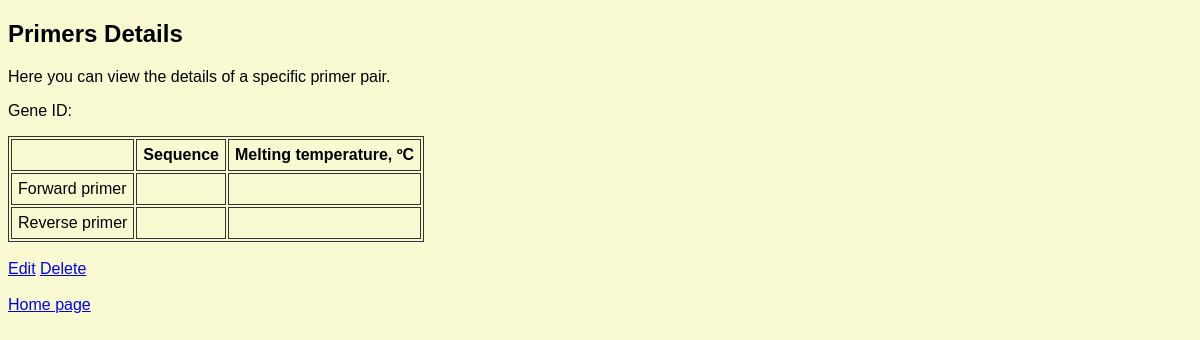
Page /pair/1 on the earlier database version.
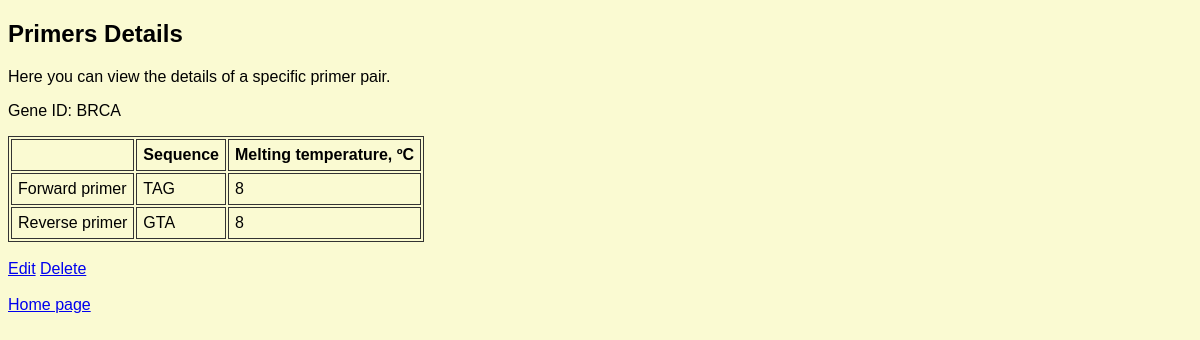
Same page on the later database version.
### tables this page shows
CREATE TABLE primers (
            primers_id INTEGER PRIMARY KEY AUTOINCREMENT,
            gene_id TEXT NOT NULL,
            forward_sequence TEXT NOT NULL,
            reverse_sequence TEXT NOT NULL,
            forward_tm FLOAT NOT NULL,
            reverse_tm FLOAT NOT NULL,
            FOREIGN KEY (gene_id) REFERENCES genes(gene_id)
        );

### app/app.py (the view)
@app.route('/pair/<primers_id>')
def pair(primers_id):
    primer_pair = Primers.get(primers_id, get_db())
    return render_template('pair.html', pair=primer_pair)

### app/app.py (called while the page is built)
def get_db():
    if 'db' not in g:
        g.db = sqlite3.connect(os.path.join(os.path.dirname(__file__),
                                            "../data/primers_db.db"))
    return g.db

### app/models/primers.py (called while the page is built)
    def __str__(self):
        return self._gene_id

    @staticmethod
    def get(gene_id: str, con: sqlite3.Connection):
        cursor = con.execute('SELECT * FROM genes where gene_id=?;', (gene_id,))
        genes_row = cursor.fetchone()
        if not genes_row:
            return None
        g = Gene(*genes_row[:2])
        g._saved = True
        return g

    @property
    def primers_id(self):
        return self._primers_id

    @property
    def gene(self):
        return self._gene

    @property
    def fwd_seq(self):
        return self._fwd_seq

    @property
    def rev_seq(self):
        return self._rev_seq

    @property
    def fwd_tm(self):
        return self._fwd_tm

    @property
    def rev_tm(self):
        return self._rev_tm

    @staticmethod
    def _calculate_tm(sequence) -> float:
        sequence = sequence.upper()
        a = sequence.count('A')
        t = sequence.count('T')
        g = sequence.count('G')
        c = sequence.count('C')
        return 2 * (a + t) + 4 * (g + c)

    @staticmethod
    def get(primers_id: int, con: sqlite3.Connection):
        cursor = con.execute('SELECT * FROM primers where primers_id=?;', (primers_id,))
        primers_row = cursor.fetchone()
        if not primers_row:
            return None
        gene = Gene.get(primers_row[1], con)
        p = Primers(primers_row[0], gene, primers_row[2], primers_row[3])
        p._saved = True
        return p

### app/templates/pair.html (shortened to what this page needs)
{% extends 'layout.html' %}
{% block info %}
<h2>Primers Details</h2>
<p>Here you can view the details of a specific primer pair.</p>
{% endblock %}
{% block content %}
<p>Gene ID: {{ pair.gene }}</p>
<table><thead>
    <tr>
      <th></th>
      <th>Sequence</th>
      <th>Melting temperature, &ordm;C</th>
    </tr></thead>
  <tbody>
    <tr>
      <td>Forward primer</td>
      <td>{{ pair.fwd_seq }}</td>
      <td>{{ pair.fwd_tm }}</td>
    </tr>
    <tr>
      <td>Reverse primer</td>
      <td>{{ pair.rev_seq }}</td>
      <td>{{ pair.rev_tm }}</td>
    </tr>
  </tbody>
</table>
<br>
<a href="{{ url_for('edit', primers_id=pair.primers_id) }}">Edit</a>
<a href="{{ url_for('delete', primers_id=pair.primers_id) }}">Delete</a>
{% endblock %}

### app/templates/layout.html (shortened to what this page needs)
<!DOCTYPE html>
<html lang="en">
<head>
    <link rel="stylesheet" href="/static/styles.css">
</head>
<body>
    <main>
        <section id="info">
            {% block info %}{% endblock %}
        </section>
        <section id="content">
            {% block content %} {% endblock %}
        </section>
    </main><br>
    <a href="{{ url_for('index') }}">Home page</a>
</body>
</html>

### app/static/styles.css (style rules this page uses)
body { font-family: sans-serif; background-color: lightgoldenrodyellow; }
table, th, td { border: 1px solid #333; }
th, td { padding: 6px; text-align: left; }

Differences in the rows shown:
added primers: fwd_seq "TAG", rev_seq "GTA"
Other differences:
{{ pair.gene }}: (not shown) → "BRCA"
{{ pair.fwd_tm }}: (not shown) → "8"
{{ pair.rev_tm }}: (not shown) → "8"
